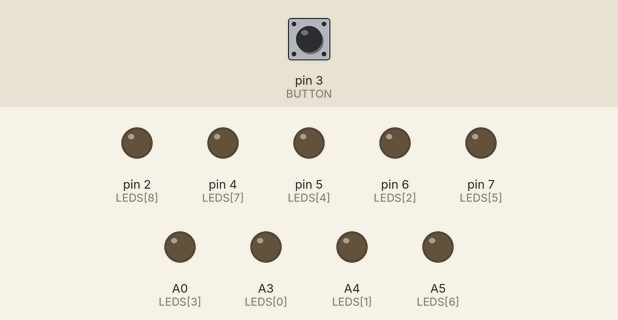
Simulated run of this sketch. Board: Arduino Uno, built with avr-gcc and run on an emulated ATmega328P. On the bench: output pins drawn as LEDs (lit = HIGH). The test bench sets the inputs (shaded band); at power-on: pin 3 (BUTTON) HIGH. EEPROM starts erased. At 1.6 s the program stops and its outputs stay as they are.

Above: at 1.2 s.
1.3 s: pin 3 (BUTTON) pulled LOW for 0.15 s
Timing chart, 0 to 3.1 s (numbered marks = the images above; inputs shaded):
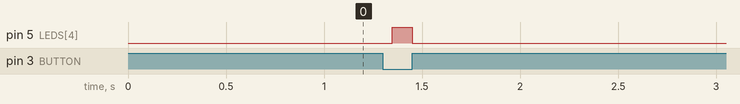

Measured:
- after the input at 1.3 s, pin 5 (LEDS[4]): LOW → HIGH after 0.05 s, → LOW 0.10 s later

The sketch:

digital_dice.ino
```cpp
#include <EEPROM.h>

int LEDS[] = {A3, A4, 6, A0, 5, 7, A5, 4, 2};
int BUTTON = 3;

unsigned FACES[] = {
  0b000010000, 0b100000001, 0b100010001,
  0b101000101, 0b101010101, 0b101101101
};

void display(unsigned pattern) {
  unsigned mask = 0b100000000;
  for (int i = 0; i < 9; ++i) {
    digitalWrite(LEDS[i], (pattern & mask) ? HIGH : LOW);
    mask >>= 1;
  }
}

void setup() {
  // put your setup code here, to run once:
  for (int i = 0; i < 9; ++i) {
    pinMode(LEDS[i], OUTPUT);
    digitalWrite(LEDS[i], LOW);
  }
  pinMode(BUTTON, INPUT_PULLUP);
}

class Animation {
    int light_counter = 0;
    int dark_counter = 0;
    int duration;

  public:
    static constexpr unsigned DARK = 0b00;
    static constexpr unsigned LIGHT = 0b01;
    static constexpr unsigned NEW_FACE = 0b10;
    unsigned animation() {
      if (dark_counter > 0) {
        dark_counter -= 1;
        if (dark_counter == 0) {
          duration += 5;
          if (duration > 50) duration = 0;
          light_counter = duration;
          return LIGHT + NEW_FACE;
        }
        return DARK;
      }
      if (light_counter > 0) {
        light_counter -= 1;
        if (light_counter == 0) {
          dark_counter = duration;
          return DARK;
        }
        return LIGHT;
      }
      return LIGHT;
    }
    void start() {
      dark_counter = 5;
      duration = 5;
    }
};

template<class Rng>
class Game {
    unsigned face = 0;
    bool previous = true;
    Animation a;
    Rng &rng;

  public:
    Game(Rng &rng) : rng(rng) {}
    /// Update the game state.
    /// Returns the pattern to display.
    unsigned update(bool button) {
      if (button && !previous) {
        // Button wurde gedrückt
        a.start();
      }
      previous = button;

      unsigned x = a.animation();

      if (x & a.NEW_FACE) {
        unsigned new_face = FACES[rng() % 6];
        while (face == new_face) {
          new_face = FACES[rng() % 6];
        }
        face = new_face;
      }
      return (x & a.LIGHT) ? face : 0;
    }
};

class Xorshift {
    unsigned long x32;
  public:
    Xorshift() {
      EEPROM.get(0, x32);
      x32 += 1;
      EEPROM.put(0, x32);
    }
    unsigned long operator()() {
      x32 ^= x32 << 13;
      x32 ^= x32 >> 17;
      x32 ^= x32 << 5;
      return x32;
    }
};

Xorshift x;
Game<decltype(x)> g(x);

void loop() {
  // put your main code here, to run repeatedly:
  display(g.update(digitalRead(BUTTON) == LOW));
  delay(10);
}
```
